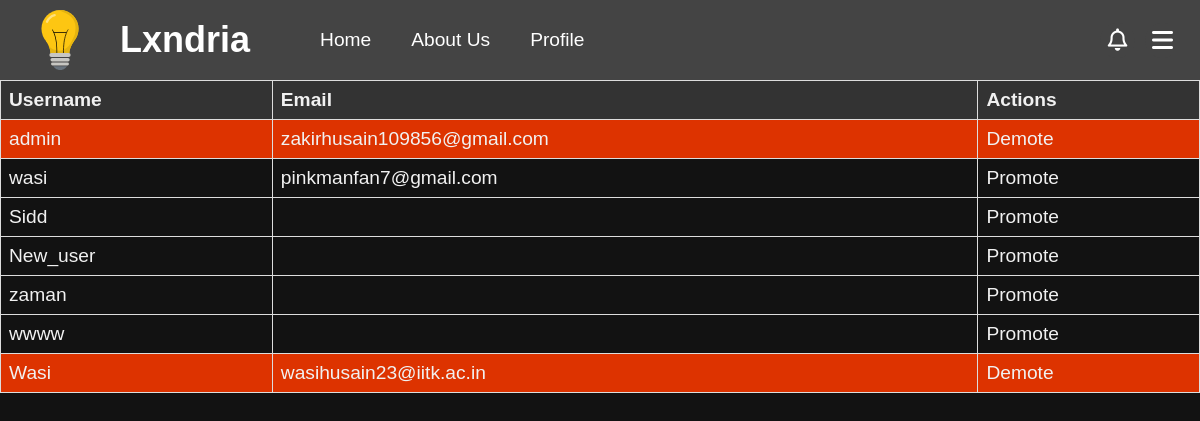
Page /admin-controls (signed in) on the earlier database version.
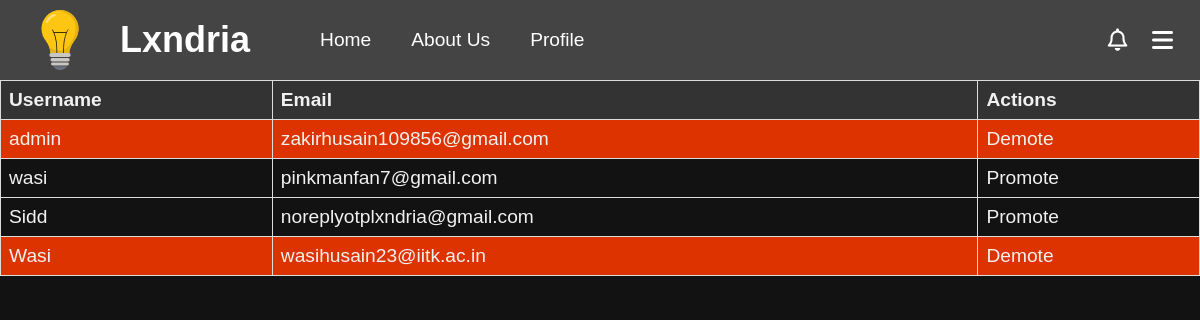
Same page on the later database version.
### app/models.py (models this page shows, shortened)
class Profile(db.Model):
    __tablename__ = "profile"
    __table_args__ = {"extend_existing": True}
    username = db.Column(db.String(80), db.ForeignKey('user.username'), primary_key=True)  # Primary + Foreign Key
    user = db.relationship('User', backref=db.backref('profile', uselist=False, cascade="all, delete-orphan"))
    profile_pic = db.Column(db.String(255), default="/images/default-profile.jpg")
    bio = db.Column(db.Text, default="This user has not set a bio yet.")
    upvotes = db.Column(db.Integer, default=0)
    created_at = db.Column(db.DateTime, default=datetime.utcnow)
    updated_at = db.Column(db.DateTime, onupdate=datetime.utcnow)
    @property
    def is_moderator(self):
        return Moderators.query.filter_by(username=self.username).count() != 0

class User(db.Model, UserMixin): # create a User class to store user information
    __tablename__ = "user"
    __table_args__ = {"extend_existing": True}  # Allow modifications to the table
    id = db.Column(db.Integer, primary_key=True)
    username = db.Column(db.String(80), unique=True, nullable=False)
    name = db.Column(db.String(80), nullable=False)
    password_hash = db.Column(db.String(120), nullable=False)
    email = db.Column(db.String(120), unique=True, nullable=False)
    created_at = db.Column(db.DateTime, default=datetime.utcnow)
    updated_at = db.Column(db.DateTime, onupdate=datetime.utcnow)

### app/routes/admin.py (the view, shortened to what this page needs)
@admin_bp.route('/admin-controls')
def admin():
    if not current_user.is_authenticated:
        return redirect(url_for('routes.auth.login'))
    if current_user.username != 'admin':
        return redirect(url_for('routes.account.account'))
    users = Profile.query.order_by(Profile.created_at.desc()).all()
    if request.args.get('mods') == '1':
        Users=[]
        for user in users:
            if user.is_moderator:
                Users.append(user)
        users = Users
    return render_template('admin.html', users=users)

### app/routes/auth.py (called while the page is built)
@login_manager.user_loader
def load_user(user_id):
    return User.query.get(int(user_id))

### app/templates/admin.html (shortened to what this page needs)
<!DOCTYPE html>
<html>
    <head>
        {%include 'banner.html'%}
        <link rel="stylesheet" type="text/css" href="{{url_for('static', filename='css/admin.css')}}">
    </head>
    <body>
        <table>
            <thead>
                <tr>
                    <th>Username</th>
                    <th>Email</th>
                    <th>Actions</th>
                </tr>
            </thead>
            <tbody>
                {% for user in users %}
                {%if user.is_moderator%}
                    <tr  style="background-color: #d30;">
                        <td>
                            <a href="/admin-controls/view?user={{user.username}}">{{user.username}}</a>
                {% else %}
                    <tr>
                        <td>
                            <a href="/account/{{user.username}}"> {{user.username}} </a>
                {% endif %}
                        </td>
                        <td>
                            <a href="mailto:{{user.user.email}}">
                            {{user.user.email}}
                            </a>
                        </td>
                        <td>
                            {% if user.is_moderator %}
                                <a href="/admin-controls?demote=1&user={{user.username}}">Demote</a>
                            {% else %}
                                <a href="/admin-controls?promote=1&user={{user.username}}">Promote</a>
                            {% endif %}
                        </td>
                    </tr>
                {% endfor %}
            </tbody>
        </table>
    </body>
</html>

Differences in the rows shown:
removed Profile: username "New_user"
removed Profile: username "zaman"
removed Profile: username "wwww"
shown differently, row unchanged: Profile "Sidd": user.email (not shown) → "noreplyotplxndria@gmail.com"
